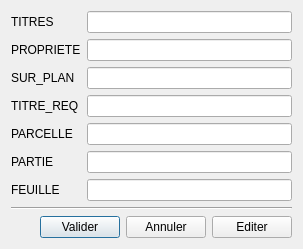
<?xml version="1.0" encoding="UTF-8"?>
<ui version="4.0">
 <class>INFORMATIONS</class>
 <widget class="QDialog" name="INFORMATIONS">
  <property name="geometry">
   <rect>
    <x>0</x>
    <y>0</y>
    <width>303</width>
    <height>237</height>
   </rect>
  </property>
  <property name="windowTitle">
   <string>Infos</string>
  </property>
  <property name="windowIcon">
   <iconset resource="../icons.qrc">
    <normaloff>:/sig/icone/information.png</normaloff>:/sig/icone/information.png</iconset>
  </property>
  <layout class="QVBoxLayout" name="verticalLayout_2">
   <item>
    <layout class="QGridLayout" name="gridLayout">
     <item row="6" column="0">
      <widget class="QLabel" name="label">
       <property name="text">
        <string>FEUILLE</string>
       </property>
      </widget>
     </item>
     <item row="0" column="0">
      <widget class="QLabel" name="label_7">
       <property name="text">
        <string>TITRES</string>
       </property>
      </widget>
     </item>
     <item row="4" column="0">
      <widget class="QLabel" name="label_3">
       <property name="text">
        <string>PARCELLE</string>
       </property>
      </widget>
     </item>
     <item row="5" column="0">
      <widget class="QLabel" name="label_2">
       <property name="text">
        <string>PARTIE</string>
       </property>
      </widget>
     </item>
     <item row="1" column="0">
      <widget class="QLabel" name="label_6">
       <property name="text">
        <string>PROPRIETE</string>
       </property>
      </widget>
     </item>
     <item row="2" column="0">
      <widget class="QLabel" name="label_5">
       <property name="text">
        <string>SUR_PLAN</string>
       </property>
      </widget>
     </item>
     <item row="3" column="0">
      <widget class="QLabel" name="label_4">
       <property name="text">
        <string>TITRE_REQ</string>
       </property>
      </widget>
     </item>
     <item row="0" column="1">
      <widget class="QLineEdit" name="titres"/>
     </item>
     <item row="1" column="1">
      <widget class="QLineEdit" name="propriete"/>
     </item>
     <item row="2" column="1">
      <widget class="QLineEdit" name="sur_plan"/>
     </item>
     <item row="3" column="1">
      <widget class="QLineEdit" name="titre_r"/>
     </item>
     <item row="4" column="1">
      <widget class="QLineEdit" name="parcelle"/>
     </item>
     <item row="5" column="1">
      <widget class="QLineEdit" name="partie"/>
     </item>
     <item row="6" column="1">
      <widget class="QLineEdit" name="feuille"/>
     </item>
    </layout>
   </item>
   <item>
    <widget class="Line" name="line">
     <property name="orientation">
      <enum>Qt::Horizontal</enum>
     </property>
    </widget>
   </item>
   <item>
    <layout class="QHBoxLayout" name="buttonsLayout">
     <item>
      <spacer name="horizontalSpacer">
       <property name="orientation">
        <enum>Qt::Horizontal</enum>
       </property>
       <property name="sizeHint" stdset="0">
        <size>
         <width>40</width>
         <height>20</height>
        </size>
       </property>
      </spacer>
     </item>
     <item>
      <widget class="QPushButton" name="pushButtonValider">
       <property name="text">
        <string>Valider</string>
       </property>
       <property name="icon">
        <iconset resource="../icons.qrc">
         <normaloff>:/std/icone/accept.png</normaloff>:/std/icone/accept.png</iconset>
       </property>
      </widget>
     </item>
     <item>
      <widget class="QPushButton" name="pushButtonAnnuler">
       <property name="text">
        <string>Annuler</string>
       </property>
       <property name="icon">
        <iconset resource="../icons.qrc">
         <normaloff>:/sig/icone/cross.png</normaloff>:/sig/icone/cross.png</iconset>
       </property>
      </widget>
     </item>
     <item>
      <widget class="QPushButton" name="pushButtonEditFisc">
       <property name="text">
        <string>Editer</string>
       </property>
       <property name="icon">
        <iconset resource="../icons.qrc">
         <normaloff>:/std/icone/if_pencil_14623.png</normaloff>:/std/icone/if_pencil_14623.png</iconset>
       </property>
      </widget>
     </item>
    </layout>
   </item>
  </layout>
 </widget>
 <resources>
  <include location="../icons.qrc"/>
 </resources>
 <connections/>
</ui>
